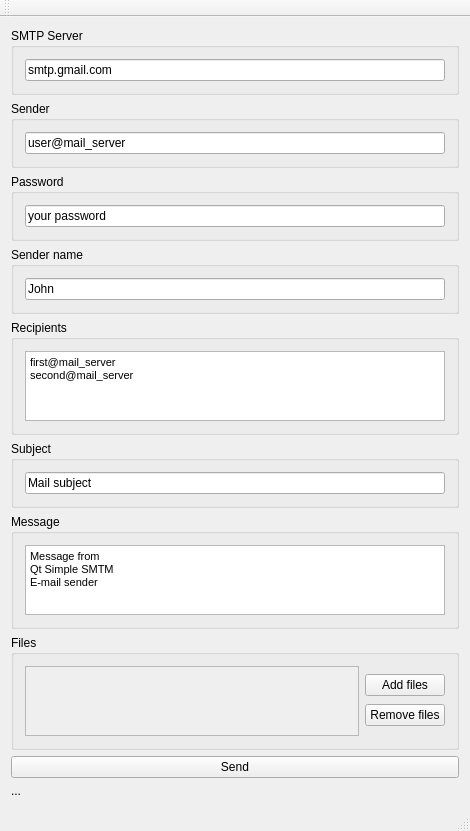
<?xml version="1.0" encoding="UTF-8"?>
<ui version="4.0">
 <class>MainWindow</class>
 <widget class="QMainWindow" name="MainWindow">
  <property name="geometry">
   <rect>
    <x>0</x>
    <y>0</y>
    <width>470</width>
    <height>742</height>
   </rect>
  </property>
  <property name="windowTitle">
   <string>MainWindow</string>
  </property>
  <widget class="QWidget" name="centralWidget">
   <layout class="QVBoxLayout" name="verticalLayout">
    <item>
     <widget class="QGroupBox" name="groupBox">
      <property name="title">
       <string>SMTP Server</string>
      </property>
      <layout class="QVBoxLayout" name="verticalLayout_7">
       <item>
        <widget class="QLineEdit" name="leSmtpServer">
         <property name="text">
          <string>smtp.gmail.com</string>
         </property>
        </widget>
       </item>
      </layout>
     </widget>
    </item>
    <item>
     <widget class="QGroupBox" name="groupBox_2">
      <property name="title">
       <string>Sender</string>
      </property>
      <layout class="QVBoxLayout" name="verticalLayout_6">
       <item>
        <widget class="QLineEdit" name="leSender">
         <property name="text">
          <string>user@mail_server</string>
         </property>
        </widget>
       </item>
      </layout>
     </widget>
    </item>
    <item>
     <widget class="QGroupBox" name="groupBox_3">
      <property name="title">
       <string>Password</string>
      </property>
      <layout class="QVBoxLayout" name="verticalLayout_5">
       <item>
        <widget class="QLineEdit" name="lePassword">
         <property name="text">
          <string>your password</string>
         </property>
        </widget>
       </item>
      </layout>
     </widget>
    </item>
    <item>
     <widget class="QGroupBox" name="groupBox_8">
      <property name="title">
       <string>Sender name</string>
      </property>
      <layout class="QVBoxLayout" name="verticalLayout_8">
       <item>
        <widget class="QLineEdit" name="leSenderName">
         <property name="text">
          <string>John</string>
         </property>
        </widget>
       </item>
      </layout>
     </widget>
    </item>
    <item>
     <widget class="QGroupBox" name="groupBox_4">
      <property name="title">
       <string>Recipients</string>
      </property>
      <layout class="QVBoxLayout" name="verticalLayout_4">
       <item>
        <widget class="QTextEdit" name="teRecipients">
         <property name="html">
          <string>&lt;!DOCTYPE HTML PUBLIC &quot;-//W3C//DTD HTML 4.0//EN&quot; &quot;http://www.w3.org/TR/REC-html40/strict.dtd&quot;&gt;
&lt;html&gt;&lt;head&gt;&lt;meta name=&quot;qrichtext&quot; content=&quot;1&quot; /&gt;&lt;style type=&quot;text/css&quot;&gt;
p, li { white-space: pre-wrap; }
&lt;/style&gt;&lt;/head&gt;&lt;body style=&quot; font-family:'MS Shell Dlg 2'; font-size:8.25pt; font-weight:400; font-style:normal;&quot;&gt;
&lt;p style=&quot; margin-top:0px; margin-bottom:0px; margin-left:0px; margin-right:0px; -qt-block-indent:0; text-indent:0px;&quot;&gt;first@mail_server&lt;/p&gt;
&lt;p style=&quot; margin-top:0px; margin-bottom:0px; margin-left:0px; margin-right:0px; -qt-block-indent:0; text-indent:0px;&quot;&gt;second@mail_server&lt;/p&gt;&lt;/body&gt;&lt;/html&gt;</string>
         </property>
        </widget>
       </item>
      </layout>
     </widget>
    </item>
    <item>
     <widget class="QGroupBox" name="groupBox_5">
      <property name="title">
       <string>Subject</string>
      </property>
      <layout class="QVBoxLayout" name="verticalLayout_3">
       <item>
        <widget class="QLineEdit" name="leSubject">
         <property name="text">
          <string>Mail subject</string>
         </property>
        </widget>
       </item>
      </layout>
     </widget>
    </item>
    <item>
     <widget class="QGroupBox" name="groupBox_6">
      <property name="title">
       <string>Message</string>
      </property>
      <layout class="QVBoxLayout" name="verticalLayout_2">
       <item>
        <widget class="QTextEdit" name="teMessage">
         <property name="html">
          <string>&lt;!DOCTYPE HTML PUBLIC &quot;-//W3C//DTD HTML 4.0//EN&quot; &quot;http://www.w3.org/TR/REC-html40/strict.dtd&quot;&gt;
&lt;html&gt;&lt;head&gt;&lt;meta name=&quot;qrichtext&quot; content=&quot;1&quot; /&gt;&lt;style type=&quot;text/css&quot;&gt;
p, li { white-space: pre-wrap; }
&lt;/style&gt;&lt;/head&gt;&lt;body style=&quot; font-family:'MS Shell Dlg 2'; font-size:8.25pt; font-weight:400; font-style:normal;&quot;&gt;
&lt;p style=&quot; margin-top:0px; margin-bottom:0px; margin-left:0px; margin-right:0px; -qt-block-indent:0; text-indent:0px;&quot;&gt;Message from&lt;/p&gt;
&lt;p style=&quot; margin-top:0px; margin-bottom:0px; margin-left:0px; margin-right:0px; -qt-block-indent:0; text-indent:0px;&quot;&gt;Qt Simple SMTM&lt;/p&gt;
&lt;p style=&quot; margin-top:0px; margin-bottom:0px; margin-left:0px; margin-right:0px; -qt-block-indent:0; text-indent:0px;&quot;&gt;E-mail sender&lt;/p&gt;&lt;/body&gt;&lt;/html&gt;</string>
         </property>
        </widget>
       </item>
      </layout>
     </widget>
    </item>
    <item>
     <widget class="QGroupBox" name="groupBox_7">
      <property name="title">
       <string>Files</string>
      </property>
      <layout class="QHBoxLayout" name="horizontalLayout">
       <item>
        <widget class="QTextEdit" name="teFiles">
         <property name="enabled">
          <bool>false</bool>
         </property>
         <property name="html">
          <string>&lt;!DOCTYPE HTML PUBLIC &quot;-//W3C//DTD HTML 4.0//EN&quot; &quot;http://www.w3.org/TR/REC-html40/strict.dtd&quot;&gt;
&lt;html&gt;&lt;head&gt;&lt;meta name=&quot;qrichtext&quot; content=&quot;1&quot; /&gt;&lt;style type=&quot;text/css&quot;&gt;
p, li { white-space: pre-wrap; }
&lt;/style&gt;&lt;/head&gt;&lt;body style=&quot; font-family:'MS Shell Dlg 2'; font-size:8.25pt; font-weight:400; font-style:normal;&quot;&gt;
&lt;p style=&quot;-qt-paragraph-type:empty; margin-top:0px; margin-bottom:0px; margin-left:0px; margin-right:0px; -qt-block-indent:0; text-indent:0px;&quot;&gt;&lt;br /&gt;&lt;/p&gt;&lt;/body&gt;&lt;/html&gt;</string>
         </property>
        </widget>
       </item>
       <item>
        <layout class="QVBoxLayout" name="verticalLayout_9">
         <property name="spacing">
          <number>0</number>
         </property>
         <property name="leftMargin">
          <number>0</number>
         </property>
         <property name="topMargin">
          <number>0</number>
         </property>
         <property name="rightMargin">
          <number>0</number>
         </property>
         <property name="bottomMargin">
          <number>0</number>
         </property>
         <item>
          <widget class="QPushButton" name="pbAddFiles">
           <property name="text">
            <string>Add files</string>
           </property>
          </widget>
         </item>
         <item>
          <widget class="QPushButton" name="pbRemoveFiles">
           <property name="text">
            <string>Remove files</string>
           </property>
          </widget>
         </item>
        </layout>
       </item>
      </layout>
     </widget>
    </item>
    <item>
     <spacer name="verticalSpacer">
      <property name="orientation">
       <enum>Qt::Vertical</enum>
      </property>
      <property name="sizeHint" stdset="0">
       <size>
        <width>20</width>
        <height>40</height>
       </size>
      </property>
     </spacer>
    </item>
    <item>
     <widget class="QPushButton" name="pbSendEmail">
      <property name="text">
       <string>Send</string>
      </property>
     </widget>
    </item>
    <item>
     <widget class="QLabel" name="lStatus">
      <property name="text">
       <string>...</string>
      </property>
     </widget>
    </item>
   </layout>
  </widget>
  <widget class="QMenuBar" name="menuBar">
   <property name="geometry">
    <rect>
     <x>0</x>
     <y>0</y>
     <width>470</width>
     <height>21</height>
    </rect>
   </property>
  </widget>
  <widget class="QToolBar" name="mainToolBar">
   <attribute name="toolBarArea">
    <enum>TopToolBarArea</enum>
   </attribute>
   <attribute name="toolBarBreak">
    <bool>false</bool>
   </attribute>
  </widget>
  <widget class="QStatusBar" name="statusBar"/>
 </widget>
 <layoutdefault spacing="6" margin="11"/>
 <resources/>
 <connections/>
</ui>
